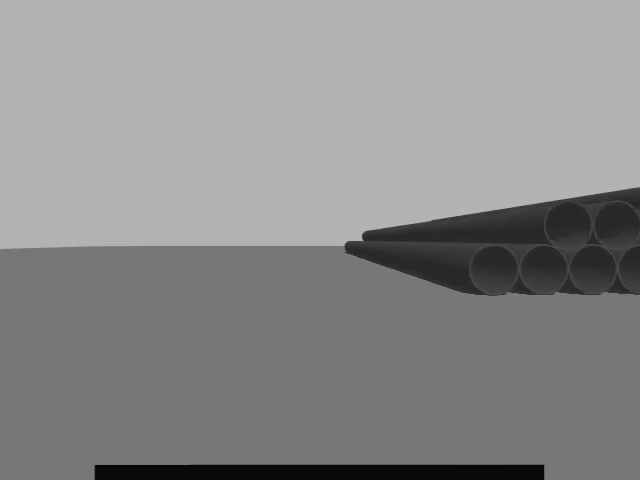
#> input picture frame 246 of Videos/videoplayback.mp4, 640 x 480 px
$ python cvtask_SiddharthaBhol.py
#> lines starting #> are read from the running program, lines starting #| are printed output that depends on the picture; after the words box and inside, x2 and y2 are one past the last pixel; in counts of white or black regions, pixels touching at a corner belong together
import cv2 as cv
import numpy as np


snew_list,sold_list=0,0
mnew_list,mold_list=0,0
lnew_list,lold_list=0,0

videoCapture = cv.VideoCapture('Videos/videoplayback.mp4')                         #takes the video


while True:
    ret, frame = videoCapture.read()                                               #frames from the video
#> frame is the input picture: shape (480, 640, 3); min 3, max 187, mean 139.5
    if not ret: break

    grayFrame = cv.cvtColor(frame, cv.COLOR_BGR2GRAY)                              #converting to single channel for houghcircles
    blurFrame = cv.GaussianBlur(grayFrame ,(1,1),0)                                #blur a bit to ease out the edges
    cv.imshow('Blur',blurFrame)

    circles = cv.HoughCircles(blurFrame, cv.HOUGH_GRADIENT, 1.2, 20, param1=50, param2=40, minRadius=10, maxRadius=40)  #finds the circles in each frame
#> circles = [[543, 269.4, 23.44], [492.6, 270.6, 24.76], [589.8, 269.4, 25.96], [618.6, 225, 24.52], [573, 223.8, 27.4]]

    if circles is not None:                                                        # part to count the number of pipes
        for k in circles:
            snew_list =0
            mnew_list =0
            lnew_list =0
            for j in k:
                for l in j:

                    if l<100:
                        if l>12 and l<20:
                            snew_list+=1
                            if snew_list > sold_list:
                                sold_list = snew_list
                        if l>22 and l<28:
                            mnew_list+=1
                            if mnew_list > mold_list:
                                mold_list = mnew_list
                        if l>30 and l<40:
                            lnew_list+=1
                            if lnew_list > lold_list:
                                lold_list = lnew_list
#> this loop made 1 pass
#> after the loop, lold_list = 0; mold_list = 5; sold_list = 0


        circles = np.uint16(np.around(circles))
#> circles = [[543, 269, 23], [493, 271, 25], [590, 269, 26], [619, 225, 25], [573, 224, 27]]
        for i in circles[0,:]:
            cv.circle(frame,(i[0],i[1]),i[2],(0,255,0),2)                          # displays the outer part(ring) of the detected circle
            cv.circle(frame,(i[0],i[1]),2,(0,255,0),2)                             # displays the center of the detected circle
#> this loop made 5 passes
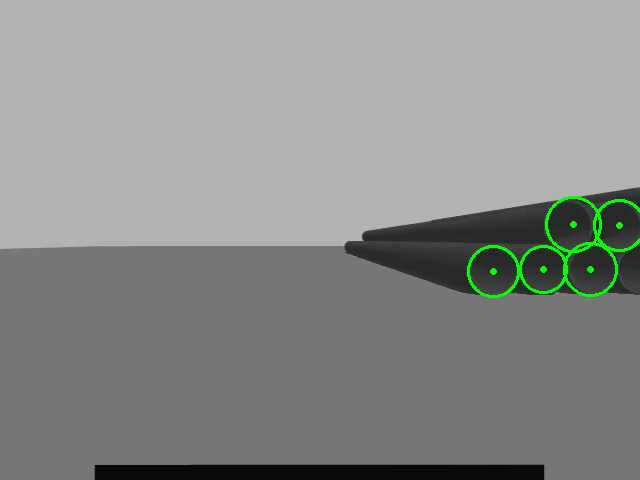
#> frame: shape (480, 640, 3); 0.78% of pixels changed, all inside (x1, y1, x2, y2) = (467, 196, 640, 298)

    cv.putText(frame, "Small Pipes %d"%sold_list,(10,30), cv.FONT_HERSHEY_TRIPLEX, 1.0, (105,105,105),1)           #prints the updated value of number of pipes
    cv.putText(frame, "Mediam Pipes %d"%mold_list,(300,30), cv.FONT_HERSHEY_TRIPLEX, 1.0, (105,105,105),1)
    cv.putText(frame, "Large Pipes %d"%lold_list,(10,100), cv.FONT_HERSHEY_TRIPLEX, 1.0, (105,105,105),1)
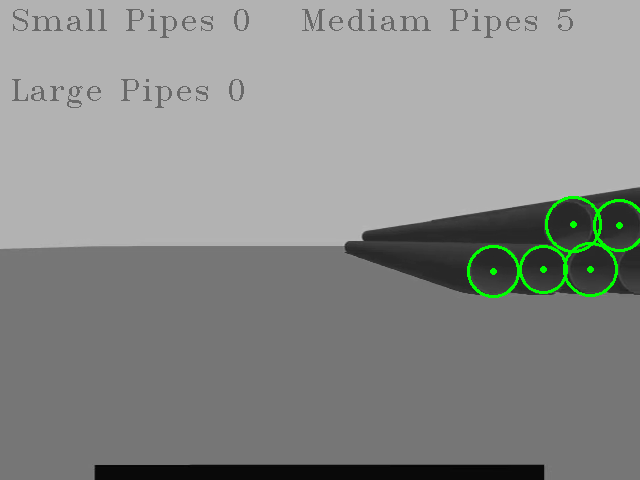
#> frame: shape (480, 640, 3); mean B, G, R 138.2, 140.2, 138.2
    cv.imshow("Circle Detection", frame)                                                                           #shows the final window with the detected circles


    if cv.waitKey(1) & 0xFF == ord('q'): break
#> (key q is pressed here)
print("The number of small pipes is", sold_list)                              # prints finally to the cmd line just as an extra precaution
#| The number of small pipes is 0
print("The number of medium pipes is", mold_list)
#| The number of medium pipes is 5
print("The number of large pipes is", lold_list)
#| The number of large pipes is 0
videoCapture.release()
cv.destroyAllWindows()

$ run again, starting later in the video
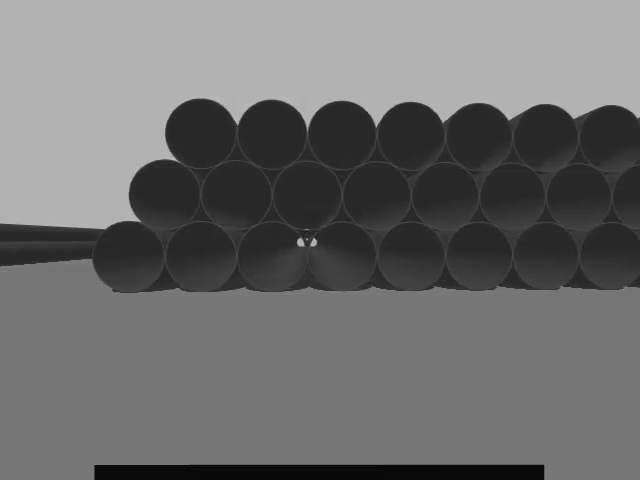
#> input picture frame 1108 of Videos/videoplayback.mp4, 640 x 480 px
#> frame is the input picture: shape (480, 640, 3); min 5, max 199, mean 110.2
#> `circles = cv.HoughCircles(blurFrame, cv.HOUGH_GRADIENT, 1.2, 20, param..`: circles = 16 rows, first 8: [165, 195, 36.64], [235.8, 195, 34], [201, 133.8, 35.32], [376.2, 195, 32.68], [342.6, 133.8, 34], [306.6, 193.8, 35.32], [478.2, 137.4, 34], [270.6, 135, 35.32]
#> the loop `for k in circles:` made 1 pass
#> after the loop `for k in circles:`: lold_list = 16; mold_list = 0
#> `circles = np.uint16(np.around(circles))`: circles = 16 rows, first 8: [165, 195, 37], [236, 195, 34], [201, 134, 35], [376, 195, 33], [343, 134, 34], [307, 194, 35], [478, 137, 34], [271, 135, 35]
#> the loop `for i in circles[0,:]:` made 16 passes
#> after the loop `for i in circles[0,:]:`:
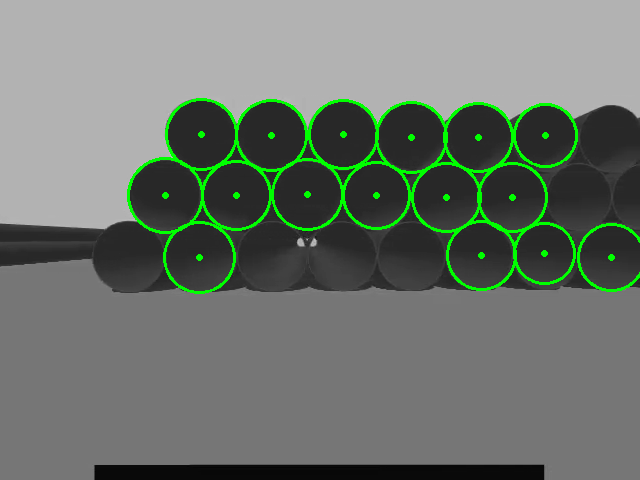
#> frame: shape (480, 640, 3); 3.25% of pixels changed, all inside (x1, y1, x2, y2) = (127, 98, 640, 294)
#> `cv.putText(frame, "Large Pipes %d"%lold_list,(10,100), cv.FONT_HERSHEY..`:
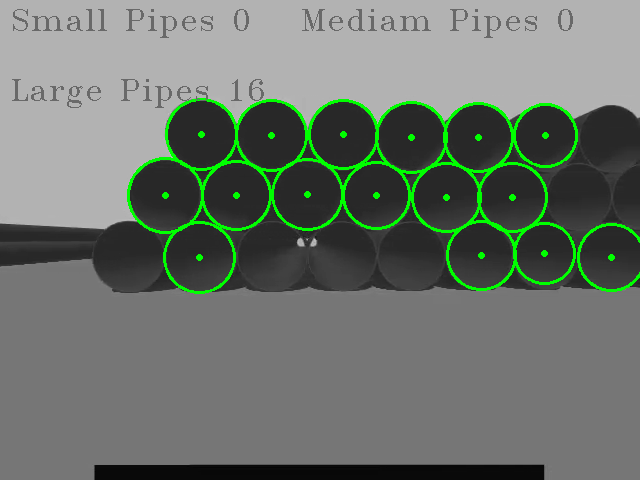
#> frame: shape (480, 640, 3); mean B, G, R 107.3, 115.6, 107.3
#| The number of small pipes is 0
#| The number of medium pipes is 0
#| The number of large pipes is 16

$ run again, starting later in the video
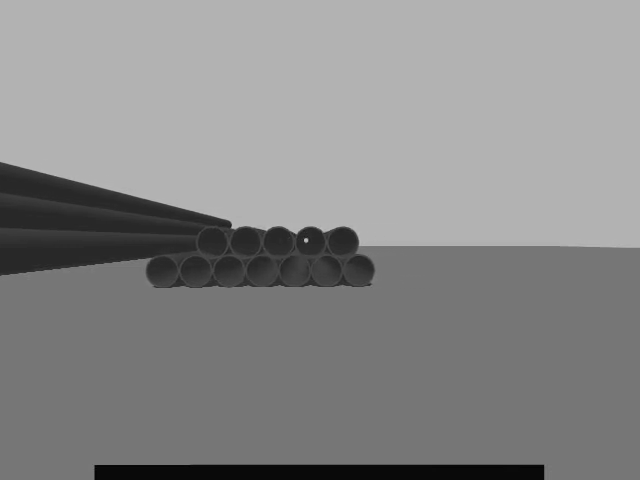
#> input picture frame 1970 of Videos/videoplayback.mp4, 640 x 480 px
#> frame is the input picture: shape (480, 640, 3); min 3, max 189, mean 137.4
#> `circles = cv.HoughCircles(blurFrame, cv.HOUGH_GRADIENT, 1.2, 20, param..`: circles = [[210.6, 241.8, 15.4], [276.6, 241.8, 15.4], [243, 241.8, 16.6], [196.2, 270.6, 15.16], [342.6, 241.8, 15.28]]
#> the loop `for k in circles:` made 1 pass
#> after the loop `for k in circles:`: lold_list = 0; sold_list = 5
#> `circles = np.uint16(np.around(circles))`: circles = [[211, 242, 15], [277, 242, 15], [243, 242, 17], [196, 271, 15], [343, 242, 15]]
#> the loop `for i in circles[0,:]:` made 5 passes
#> after the loop `for i in circles[0,:]:`:
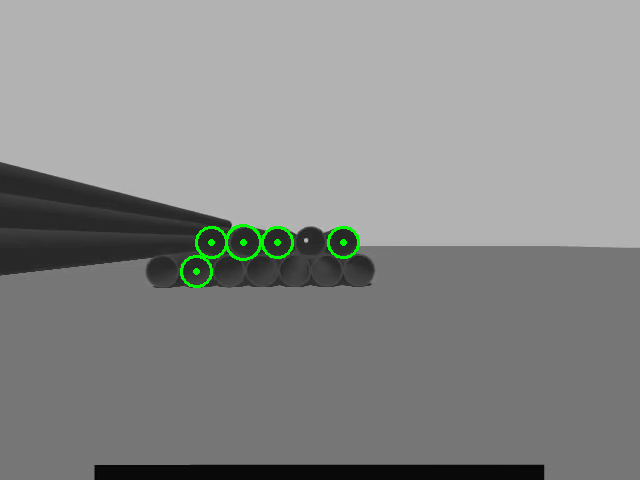
#> frame: shape (480, 640, 3); 0.52% of pixels changed, all inside (x1, y1, x2, y2) = (180, 224, 360, 288)
#> `cv.putText(frame, "Large Pipes %d"%lold_list,(10,100), cv.FONT_HERSHEY..`:
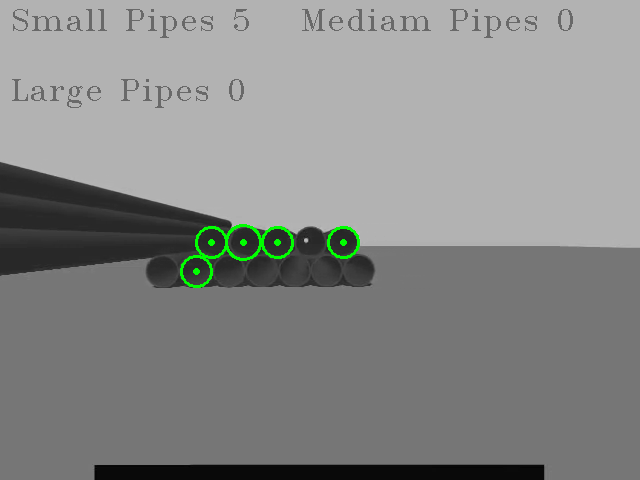
#> frame: shape (480, 640, 3); mean B, G, R 136.3, 137.6, 136.3
#| The number of small pipes is 5
#| The number of medium pipes is 0
#| The number of large pipes is 0
